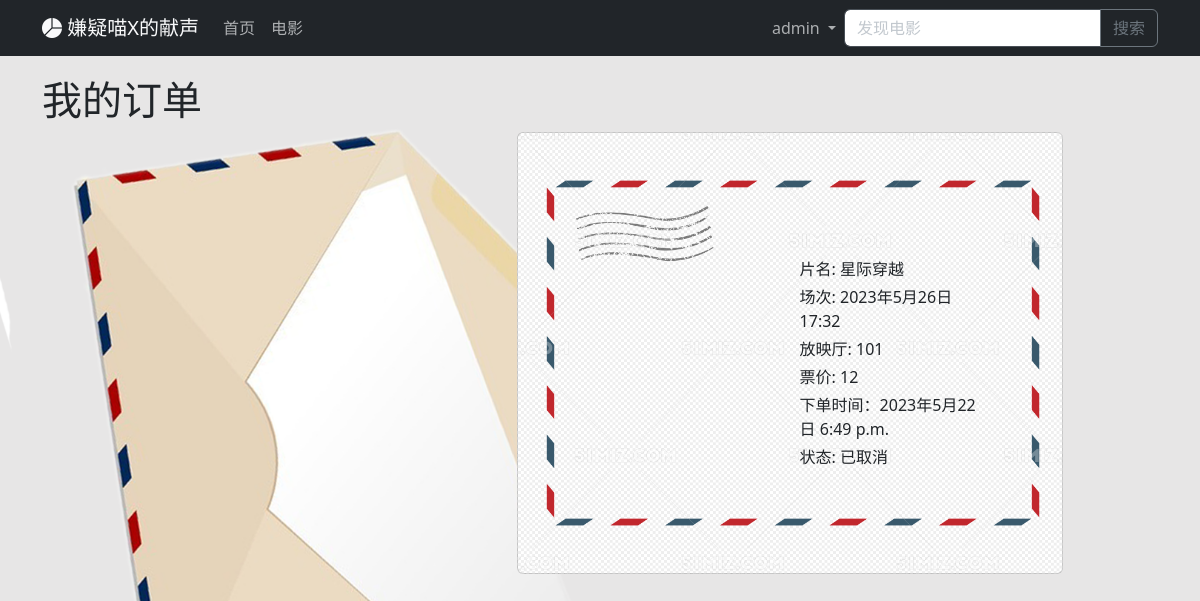
The app's page /m/ticket/18/ (signed in) with its own data.
### productApp/models.py (models this page shows, shortened)
class movie_base(models.Model):
    name = models.CharField(max_length=100, verbose_name="名称")
    inform = models.TextField(verbose_name="简介")
    rate = models.FloatField(verbose_name="评分", blank=True, null=True, default=5.0)
    label = models.ManyToManyField(kind_base, verbose_name="标签", null=True, default=None)
    time_publish = models.DateField(max_length=20, default=timezone.now, verbose_name="上映时间")
    views = models.IntegerField(verbose_name="访问量", blank=True, null=True, default=0)
    photo = models.ImageField(upload_to='movie/', blank=True)
    showing = models.BooleanField(default=False, verbose_name="正在上映")
    class Meta:
        verbose_name = '电影'
        verbose_name_plural = '电影'

class session_base(models.Model):
    movie=models.ForeignKey(movie_base, verbose_name="电影", related_name="session", on_delete=models.PROTECT)
    time=models.DateTimeField(max_length=20, default=timezone.now, verbose_name="时间")
    location=models.ForeignKey(hall_base, verbose_name="厅", on_delete=models.PROTECT, default="")
    ordered_seats=models.IntegerField(verbose_name="已订座位数", blank=True, null=True, default=0)
    charge=models.IntegerField(verbose_name="票价", blank=True, null=True)
    class Meta:
        verbose_name = '场次'
        verbose_name_plural = '场次'

class hall_base(models.Model):
    name=models.CharField(max_length=100, verbose_name="名称")
    total_seats=models.IntegerField(verbose_name="座位数")
    class Meta:
        verbose_name = '放映厅'
        verbose_name_plural = '放映厅'

class ticket_base(models.Model):
    user=models.ForeignKey(User, verbose_name="用户", related_name="tickets", on_delete=models.CASCADE, default="")
    seat=models.IntegerField(verbose_name="座号", blank=True, null=True)
    session=models.ForeignKey(session_base, verbose_name="场次", null=True, on_delete=models.SET_NULL, default=None)
    time_create=models.DateTimeField(max_length=20, default=timezone.now, verbose_name="下单时间")
    STATUS_CHOICES = [(-1,'已取消'), (0,'未生效'), (1,'待核销'), (2,'已核销')]
    status=models.IntegerField(verbose_name="状态", blank=True, null=True, default=0 ,choices=STATUS_CHOICES)
    class Meta:
        verbose_name = '票'
        verbose_name_plural = '票'

### productApp/views.py (the view)
# urls.py: path('ticket/<str:ticketid>/', views.ticket_view, name='ticket_url'),
def ticket_view(request, ticketid):
    ticket = get_object_or_404(ticket_base, id=ticketid)
    session = ticket.session
    user = ticket.user
    if request.user != user:
        return redirect('/')
    else:
        return render(request, 'ticket.html', {
            'movie':session.movie,
            'session':session,
            'ticket':ticket
        })

### productApp/templates/ticket.html (shortened to what this page needs)
{% extends 'base.html' %}
{% load static %}
{% block content %}
    <div class="container">
        <h1 class="sub-head" id="head">我的订单</h1>
        <div class="row">
            <div class="col-md-5">
            </div>
            <div class="col-md-6 ">
                <div class="card letter" style="aspect-ratio: 4/3">
                    <div class="d-flex align-content-center justify-content-center m-3" style="height: 100%;">
                        <div class="align-self-center m-3"
                            style="background-image: url('{{movie.photo.url}}');
                                    width: 35%; aspect-ratio: 1/1;
                                    background-size: cover;
                                    border-radius: 6px;">
                        </div>
                        <div class="align-self-center m-3"
                            style="width: 200px; height: 200px;
                                background-size: cover;
                                border-radius: 6px;">
                            <p class="m-1">片名: {{session.movie.name}}</p>
                            <p class="m-1">场次: {{session.time.year}}年{{session.time.month}}月{{session.time.day}}日 {{session.time.hour}}:{{session.time.minute}}</p>
                            <p class="m-1">放映厅: {{session.location.name}}</p>
                            <p class="m-1">票价: {{session.charge}}</p>
                            <p class="m-1">下单时间：{{ticket.time_create.year}}年{{ticket.time_create.month}}月{{ticket.time_create.day}}日 {{ticket.time_create.time}}</p>
                            {% if ticket.status == 1 %}
                            <p class="m-1">状态: 已下单</p>
                            <a class="btn btn-danger" href="{% url 'loginApp:del_ticket_url' ticket.id %}">取消订单</a>
                            {% else %}
                            <p class="m-1">状态: 已取消</p>
                            {% endif %}
                        </div>
                    </div>
                </div>
            </div>
        </div>
    </div>
{% endblock %}

### templates/base.html (shortened to what this page needs)
{% load static %}
<!DOCTYPE HTML>
<html lang="zh-cn">
<head>
    <link rel="stylesheet" href="{% static '/bootstrap/dist/css/bootstrap.min.css' %}">
    <link rel="stylesheet" href="{% static '/bootstrap-icons-1.10.5/font/bootstrap-icons.css' %}">
    <link rel="stylesheet" href="{% static 'css/style.css' %}">
</head>
<body>
    <nav class="navbar bg-dark navbar-expand-lg bd-navbar sticky-top" data-bs-theme="dark">
        <div class="container">
            <a class="navbar-brand" href="{% url 'home' %}">
                <span><i class="bi bi-pie-chart-fill"></i> 嫌疑喵X的献声</span>
            </a>
            <div class="collapse navbar-collapse" id="navbarScroll">
                <ul class="navbar-nav me-auto my-2 my-lg-0 navbar-nav-scroll" style="--bs-scroll-height: 100px;">
                    <li class="nav-item subject">
                        <a class="nav-link" id="home" aria-current="page" href="{% url 'home' %}">首页</a>
                    </li>
                    <li class="nav-item subject">
                        <a class="nav-link" id="product" href="{% url 'productApp:product' 'all' %}">电影</a>
                    </li>
                </ul>
                <ul class="nav navbar-nav navbar-right">
                    {% if request.user.is_authenticated %}
                    <li class="nav-item dropdown">
                        <a class="nav-link dropdown-toggle subject" data-bs-toggle="dropdown" href="#" role="button" aria-expanded="false">
                            {{request.user}}
                        </a>
                    </li>
                    {% else %}
                    <a type="button" class="btn btn-success navbar-btn" href="{% url 'loginApp:login_url' %}?next={% firstof request.path '/' %}">登录</a>
                    <a type="button" class="btn btn-dark navbar-btn" href="{% url 'loginApp:signin_url' %}?next={% firstof request.path '/' %}">注册</a>
                    {% endif %}
                </ul>
                <form action="{% url 'productApp:search_url' %}" method="get" class="d-flex" role="search">
                    <div class="input-group">
                        <input class="form-control" type="search" placeholder="发现电影" name="s_movie" aria-label="search" aria-describedby="button-addon2">
                        <button class="btn btn-outline-secondary" type="submit" id="button-addon2">搜索</button>
                    </div>
                </form>
            </div>
        </div>
    </nav>
    <div class="base" id="base0" style="position: relative;">
        <div class="base" id="base1" style="position: absolute;">
        </div>
        <div class="base" style="z-index: 2; position: absolute;">
            {% block content %}{% endblock %}
        </div>
    </div>
</body>
</html>

### static/css/style.css (style rules this page uses)
body { background-color: rgb(231, 230, 230); background-repeat: no-repeat; background-attachment: fixed; background-size: cover; }
.base { width: 100%; min-height: calc(100vh - 56px); background-size:cover; }
.sub-head { margin-top: 20px; }
.letter { background-image: url('../img/letter.png'); background-size: cover; }
.subject { object-fit:cover; transition:transform .5s; }

### records on screen
session_base: movie.name "星际穿越", time.year "2023", time.month "5", time.day "26", time.hour "17", time.minute "32", location.name "101", charge "12"
ticket_base: time_create.year "2023", time_create.month "5", time_create.day "22", time_create.time "6:49 p.m."

### other values on screen
{{ request.user }} "admin"
